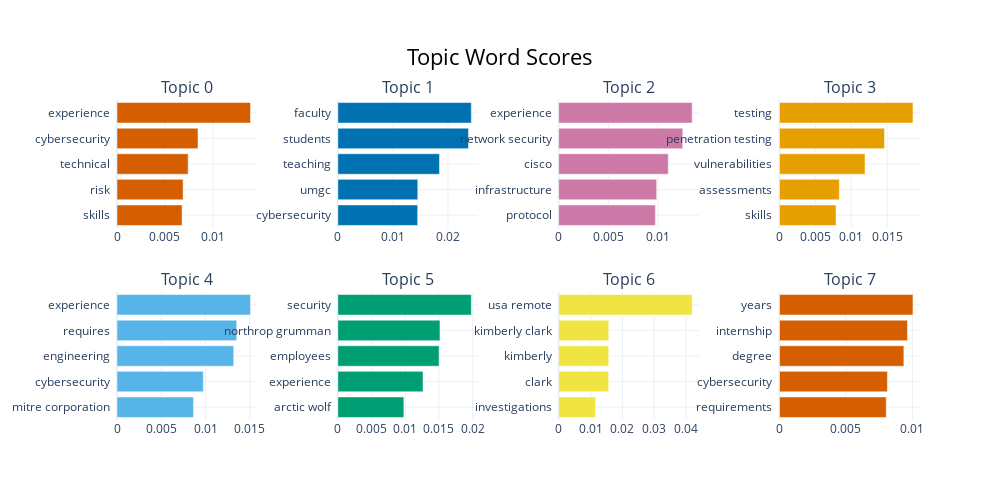

The cell this chart's notebook holds for it:
### Code cell
topic_model_in.visualize_barchart()

### Figure 1 — Plotly figure (JSON) as saved in the notebook; plotly's stock layout.template omitted (floating-point values rounded to 4 significant figures)
{"data": [{"marker": {"color": "#D55E00"}, "orientation": "h", "type": "bar", "x": [0.00678, 0.006886, 0.007414, 0.008439, 0.01391], "xaxis": "x", "y": ["skills  ", "risk  ", "technical  ", "cybersecurity  ", "experience  "], "yaxis": "y"}, {"marker": {"color": "#0072B2"}, "orientation": "h", "type": "bar", "x": [0.0145, 0.01452, 0.01846, 0.02373, 0.02424], "xaxis": "x2", "y": ["cybersecurity  ", "umgc  ", "teaching  ", "students  ", "faculty  "], "yaxis": "y2"}, {"marker": {"color": "#CC79A7"}, "orientation": "h", "type": "bar", "x": [0.009733, 0.009863, 0.01103, 0.01249, 0.01343], "xaxis": "x3", "y": ["protocol  ", "infrastructure  ", "cisco  ", "network security  ", "experience  "], "yaxis": "y3"}, {"marker": {"color": "#E69F00"}, "orientation": "h", "type": "bar", "x": [0.007875, 0.00833, 0.01191, 0.01463, 0.01859], "xaxis": "x4", "y": ["skills  ", "assessments  ", "vulnerabilities  ", "penetration testing  ", "testing  "], "yaxis": "y4"}, {"marker": {"color": "#56B4E9"}, "orientation": "h", "type": "bar", "x": [0.008646, 0.00975, 0.01319, 0.01353, 0.01508], "xaxis": "x5", "y": ["mitre corporation  ", "cybersecurity  ", "engineering  ", "requires  ", "experience  "], "yaxis": "y5"}, {"marker": {"color": "#009E73"}, "orientation": "h", "type": "bar", "x": [0.009796, 0.01263, 0.01502, 0.01515, 0.0198], "xaxis": "x6", "y": ["arctic wolf  ", "experience  ", "employees  ", "northrop grumman  ", "security  "], "yaxis": "y6"}, {"marker": {"color": "#F0E442"}, "orientation": "h", "type": "bar", "x": [0.01158, 0.01571, 0.01572, 0.01572, 0.0419], "xaxis": "x7", "y": ["investigations  ", "clark  ", "kimberly  ", "kimberly clark  ", "usa remote  "], "yaxis": "y7"}, {"marker": {"color": "#D55E00"}, "orientation": "h", "type": "bar", "x": [0.008035, 0.008121, 0.009361, 0.009632, 0.01005], "xaxis": "x8", "y": ["requirements  ", "cybersecurity  ", "degree  ", "internship  ", "years  "], "yaxis": "y8"}], "layout": {"annotations": [{"font": {"size": 16}, "showarrow": false, "text": "Topic 0", "x": 0.0875, "xanchor": "center", "xref": "paper", "y": 1, "yanchor": "bottom", "yref": "paper"}, {"font": {"size": 16}, "showarrow": false, "text": "Topic 1", "x": 0.3625, "xanchor": "center", "xref": "paper", "y": 1, "yanchor": "bottom", "yref": "paper"}, {"font": {"size": 16}, "showarrow": false, "text": "Topic 2", "x": 0.6375, "xanchor": "center", "xref": "paper", "y": 1, "yanchor": "bottom", "yref": "paper"}, {"font": {"size": 16}, "showarrow": false, "text": "Topic 3", "x": 0.9125, "xanchor": "center", "xref": "paper", "y": 1, "yanchor": "bottom", "yref": "paper"}, {"font": {"size": 16}, "showarrow": false, "text": "Topic 4", "x": 0.0875, "xanchor": "center", "xref": "paper", "y": 0.4, "yanchor": "bottom", "yref": "paper"}, {"font": {"size": 16}, "showarrow": false, "text": "Topic 5", "x": 0.3625, "xanchor": "center", "xref": "paper", "y": 0.4, "yanchor": "bottom", "yref": "paper"}, {"font": {"size": 16}, "showarrow": false, "text": "Topic 6", "x": 0.6375, "xanchor": "center", "xref": "paper", "y": 0.4, "yanchor": "bottom", "yref": "paper"}, {"font": {"size": 16}, "showarrow": false, "text": "Topic 7", "x": 0.9125, "xanchor": "center", "xref": "paper", "y": 0.4, "yanchor": "bottom", "yref": "paper"}], "height": 500, "hoverlabel": {"bgcolor": "white", "font": {"family": "Rockwell", "size": 16}}, "showlegend": false, "title": {"font": {"color": "Black", "size": 22}, "text": "Topic Word Scores", "x": 0.5, "xanchor": "center", "yanchor": "top"}, "width": 1000, "xaxis": {"anchor": "y", "domain": [0, 0.175], "showgrid": true}, "xaxis2": {"anchor": "y2", "domain": [0.275, 0.45], "showgrid": true}, "xaxis3": {"anchor": "y3", "domain": [0.55, 0.725], "showgrid": true}, "xaxis4": {"anchor": "y4", "domain": [0.825, 1], "showgrid": true}, "xaxis5": {"anchor": "y5", "domain": [0, 0.175], "showgrid": true}, "xaxis6": {"anchor": "y6", "domain": [0.275, 0.45], "showgrid": true}, "xaxis7": {"anchor": "y7", "domain": [0.55, 0.725], "showgrid": true}, "xaxis8": {"anchor": "y8", "domain": [0.825, 1], "showgrid": true}, "yaxis": {"anchor": "x", "domain": [0.6, 1], "showgrid": true}, "yaxis2": {"anchor": "x2", "domain": [0.6, 1], "showgrid": true}, "yaxis3": {"anchor": "x3", "domain": [0.6, 1], "showgrid": true}, "yaxis4": {"anchor": "x4", "domain": [0.6, 1], "showgrid": true}, "yaxis5": {"anchor": "x5", "domain": [0, 0.4], "showgrid": true}, "yaxis6": {"anchor": "x6", "domain": [0, 0.4], "showgrid": true}, "yaxis7": {"anchor": "x7", "domain": [0, 0.4], "showgrid": true}, "yaxis8": {"anchor": "x8", "domain": [0, 0.4], "showgrid": true}}}
